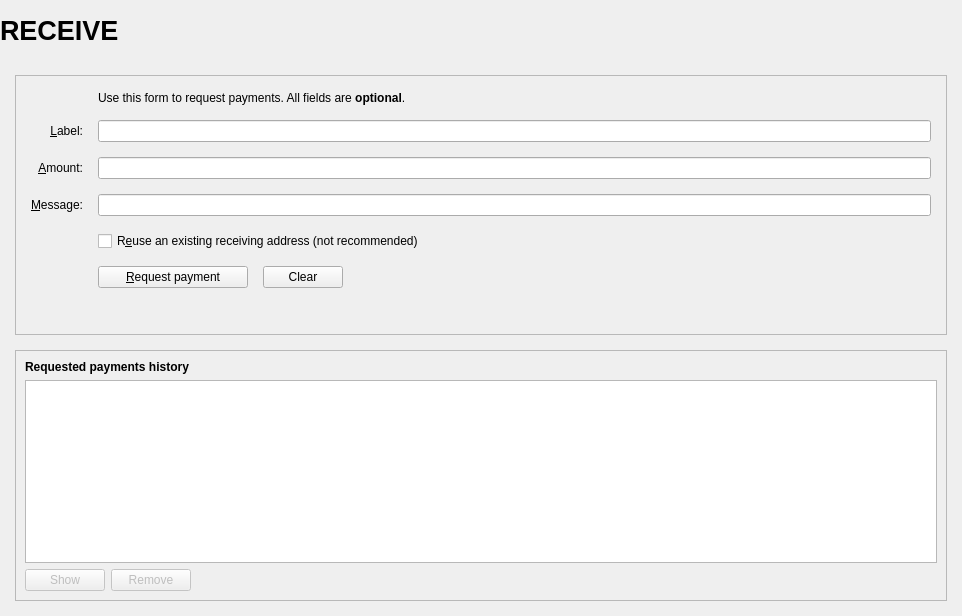
<?xml version="1.0" encoding="UTF-8"?>
<ui version="4.0">
 <class>ReceiveCoinsDialog</class>
 <widget class="QWidget" name="ReceiveCoinsDialog">
  <property name="geometry">
   <rect>
    <x>0</x>
    <y>0</y>
    <width>962</width>
    <height>616</height>
   </rect>
  </property>
  <layout class="QVBoxLayout" name="verticalLayout" stretch="0">
   <property name="leftMargin">
    <number>0</number>
   </property>
   <property name="topMargin">
    <number>0</number>
   </property>
   <property name="rightMargin">
    <number>0</number>
   </property>
   <property name="bottomMargin">
    <number>0</number>
   </property>
   <item>
    <layout class="QVBoxLayout" name="verticalLayout_Master" stretch="0,1">
     <property name="spacing">
      <number>0</number>
     </property>
     <item>
      <widget class="QFrame" name="frame_Header">
       <layout class="QVBoxLayout" name="verticalLayout_8">
        <property name="leftMargin">
         <number>0</number>
        </property>
        <property name="topMargin">
         <number>0</number>
        </property>
        <property name="rightMargin">
         <number>0</number>
        </property>
        <property name="bottomMargin">
         <number>0</number>
        </property>
        <item>
         <layout class="QHBoxLayout" name="horizontalLayout_Header" stretch="1,0,1">
          <item>
           <widget class="QLabel" name="labelOverviewHeaderLeft">
            <property name="minimumSize">
             <size>
              <width>464</width>
              <height>60</height>
             </size>
            </property>
            <property name="maximumSize">
             <size>
              <width>16777215</width>
              <height>60</height>
             </size>
            </property>
            <property name="font">
             <font>
              <pointsize>20</pointsize>
              <weight>75</weight>
              <bold>true</bold>
             </font>
            </property>
            <property name="text">
             <string>RECEIVE</string>
            </property>
           </widget>
          </item>
          <item>
           <spacer name="horizontalSpacer_3">
            <property name="orientation">
             <enum>Qt::Horizontal</enum>
            </property>
            <property name="sizeHint" stdset="0">
             <size>
              <width>40</width>
              <height>20</height>
             </size>
            </property>
           </spacer>
          </item>
          <item>
           <widget class="QLabel" name="labelOverviewHeaderRight">
            <property name="minimumSize">
             <size>
              <width>250</width>
              <height>55</height>
             </size>
            </property>
            <property name="maximumSize">
             <size>
              <width>250</width>
              <height>55</height>
             </size>
            </property>
            <property name="font">
             <font>
              <pointsize>14</pointsize>
             </font>
            </property>
            <property name="text">
             <string/>
            </property>
            <property name="alignment">
             <set>Qt::AlignRight|Qt::AlignTrailing|Qt::AlignVCenter</set>
            </property>
           </widget>
          </item>
         </layout>
        </item>
       </layout>
      </widget>
     </item>
     <item>
      <widget class="QFrame" name="frame_BG">
       <layout class="QVBoxLayout" name="verticalLayout_5">
        <property name="spacing">
         <number>15</number>
        </property>
        <property name="leftMargin">
         <number>15</number>
        </property>
        <property name="topMargin">
         <number>15</number>
        </property>
        <property name="rightMargin">
         <number>15</number>
        </property>
        <property name="bottomMargin">
         <number>15</number>
        </property>
        <item>
         <widget class="QFrame" name="frame2">
          <property name="sizePolicy">
           <sizepolicy hsizetype="Preferred" vsizetype="Expanding">
            <horstretch>0</horstretch>
            <verstretch>0</verstretch>
           </sizepolicy>
          </property>
          <property name="frameShape">
           <enum>QFrame::StyledPanel</enum>
          </property>
          <property name="frameShadow">
           <enum>QFrame::Sunken</enum>
          </property>
          <layout class="QVBoxLayout" name="verticalLayout_3">
           <property name="spacing">
            <number>15</number>
           </property>
           <property name="leftMargin">
            <number>15</number>
           </property>
           <property name="topMargin">
            <number>15</number>
           </property>
           <property name="rightMargin">
            <number>15</number>
           </property>
           <property name="bottomMargin">
            <number>15</number>
           </property>
           <item>
            <layout class="QGridLayout" name="gridLayout">
             <item row="7" column="2">
              <widget class="QCheckBox" name="reuseAddress">
               <property name="toolTip">
                <string>Reuse one of the previously used receiving addresses.&lt;br&gt;Reusing addresses has security and privacy issues.&lt;br&gt;Do not use this unless re-generating a payment request made before.</string>
               </property>
               <property name="text">
                <string>R&amp;euse an existing receiving address (not recommended)</string>
               </property>
              </widget>
             </item>
             <item row="7" column="0">
              <widget class="QLabel" name="label_4">
               <property name="text">
                <string/>
               </property>
              </widget>
             </item>
             <item row="6" column="0">
              <widget class="QLabel" name="label_3">
               <property name="toolTip">
                <string>An optional message to attach to the payment request, which will be displayed when the request is opened. Note: The message will not be sent with the payment over the XVIC network.</string>
               </property>
               <property name="text">
                <string>&amp;Message:</string>
               </property>
               <property name="alignment">
                <set>Qt::AlignRight|Qt::AlignTrailing|Qt::AlignVCenter</set>
               </property>
               <property name="buddy">
                <cstring>reqMessage</cstring>
               </property>
              </widget>
             </item>
             <item row="4" column="2">
              <widget class="QLineEdit" name="reqLabel">
               <property name="toolTip">
                <string>An optional label to associate with the new receiving address.</string>
               </property>
              </widget>
             </item>
             <item row="6" column="2">
              <widget class="QLineEdit" name="reqMessage">
               <property name="toolTip">
                <string>An optional message to attach to the payment request, which will be displayed when the request is opened.&lt;br&gt;Note: The message will not be sent with the payment over the XVIC network.</string>
               </property>
              </widget>
             </item>
             <item row="2" column="2">
              <widget class="QLabel" name="label_5">
               <property name="text">
                <string>Use this form to request payments. All fields are &lt;b&gt;optional&lt;/b&gt;.</string>
               </property>
              </widget>
             </item>
             <item row="4" column="0">
              <widget class="QLabel" name="label_2">
               <property name="toolTip">
                <string>An optional label to associate with the new receiving address.</string>
               </property>
               <property name="text">
                <string>&amp;Label:</string>
               </property>
               <property name="alignment">
                <set>Qt::AlignRight|Qt::AlignTrailing|Qt::AlignVCenter</set>
               </property>
               <property name="buddy">
                <cstring>reqLabel</cstring>
               </property>
              </widget>
             </item>
             <item row="5" column="0">
              <widget class="QLabel" name="label">
               <property name="toolTip">
                <string>An optional amount to request. Leave this empty or zero to not request a specific amount.</string>
               </property>
               <property name="text">
                <string>&amp;Amount:</string>
               </property>
               <property name="alignment">
                <set>Qt::AlignRight|Qt::AlignTrailing|Qt::AlignVCenter</set>
               </property>
               <property name="buddy">
                <cstring>reqAmount</cstring>
               </property>
              </widget>
             </item>
             <item row="5" column="2">
              <widget class="BitcoinAmountField" name="reqAmount">
               <property name="minimumSize">
                <size>
                 <width>80</width>
                 <height>0</height>
                </size>
               </property>
               <property name="toolTip">
                <string>An optional amount to request. Leave this empty or zero to not request a specific amount.</string>
               </property>
              </widget>
             </item>
             <item row="8" column="0">
              <widget class="QLabel" name="label_7">
               <property name="text">
                <string/>
               </property>
              </widget>
             </item>
             <item row="8" column="2">
              <layout class="QHBoxLayout" name="horizontalLayout">
               <item>
                <widget class="QPushButton" name="receiveButton">
                 <property name="minimumSize">
                  <size>
                   <width>150</width>
                   <height>0</height>
                  </size>
                 </property>
                 <property name="text">
                  <string>&amp;Request payment</string>
                 </property>
                 <property name="icon">
                  <iconset resource="../xvic.qrc">
                   <normaloff>:/icons/receiving_addresses</normaloff>:/icons/receiving_addresses</iconset>
                 </property>
                </widget>
               </item>
               <item>
                <widget class="QPushButton" name="clearButton">
                 <property name="sizePolicy">
                  <sizepolicy hsizetype="Minimum" vsizetype="Fixed">
                   <horstretch>0</horstretch>
                   <verstretch>0</verstretch>
                  </sizepolicy>
                 </property>
                 <property name="toolTip">
                  <string>Clear all fields of the form.</string>
                 </property>
                 <property name="text">
                  <string>Clear</string>
                 </property>
                 <property name="icon">
                  <iconset resource="../xvic.qrc">
                   <normaloff>:/icons/remove</normaloff>:/icons/remove</iconset>
                 </property>
                 <property name="autoDefault">
                  <bool>false</bool>
                 </property>
                </widget>
               </item>
               <item>
                <spacer name="horizontalSpacer">
                 <property name="orientation">
                  <enum>Qt::Horizontal</enum>
                 </property>
                 <property name="sizeHint" stdset="0">
                  <size>
                   <width>40</width>
                   <height>20</height>
                  </size>
                 </property>
                </spacer>
               </item>
              </layout>
             </item>
             <item row="9" column="2">
              <spacer name="verticalSpacer">
               <property name="orientation">
                <enum>Qt::Vertical</enum>
               </property>
               <property name="sizeHint" stdset="0">
                <size>
                 <width>20</width>
                 <height>40</height>
                </size>
               </property>
              </spacer>
             </item>
            </layout>
           </item>
          </layout>
         </widget>
        </item>
        <item>
         <widget class="QFrame" name="frame">
          <property name="sizePolicy">
           <sizepolicy hsizetype="Preferred" vsizetype="Expanding">
            <horstretch>0</horstretch>
            <verstretch>0</verstretch>
           </sizepolicy>
          </property>
          <property name="frameShape">
           <enum>QFrame::StyledPanel</enum>
          </property>
          <property name="frameShadow">
           <enum>QFrame::Raised</enum>
          </property>
          <layout class="QVBoxLayout" name="verticalLayout_2">
           <item>
            <widget class="QLabel" name="label_6">
             <property name="font">
              <font>
               <weight>75</weight>
               <bold>true</bold>
              </font>
             </property>
             <property name="text">
              <string>Requested payments history</string>
             </property>
            </widget>
           </item>
           <item>
            <widget class="QTableView" name="recentRequestsView">
             <property name="palette">
              <palette>
               <active>
                <colorrole role="Text">
                 <brush brushstyle="SolidPattern">
                  <color alpha="255">
                   <red>51</red>
                   <green>51</green>
                   <blue>51</blue>
                  </color>
                 </brush>
                </colorrole>
               </active>
               <inactive>
                <colorrole role="Text">
                 <brush brushstyle="SolidPattern">
                  <color alpha="255">
                   <red>51</red>
                   <green>51</green>
                   <blue>51</blue>
                  </color>
                 </brush>
                </colorrole>
               </inactive>
               <disabled>
                <colorrole role="Text">
                 <brush brushstyle="SolidPattern">
                  <color alpha="255">
                   <red>85</red>
                   <green>85</green>
                   <blue>85</blue>
                  </color>
                 </brush>
                </colorrole>
               </disabled>
              </palette>
             </property>
             <property name="contextMenuPolicy">
              <enum>Qt::CustomContextMenu</enum>
             </property>
             <property name="tabKeyNavigation">
              <bool>false</bool>
             </property>
             <property name="sortingEnabled">
              <bool>true</bool>
             </property>
            </widget>
           </item>
           <item>
            <layout class="QHBoxLayout" name="horizontalLayout_2">
             <item>
              <widget class="QPushButton" name="showRequestButton">
               <property name="enabled">
                <bool>false</bool>
               </property>
               <property name="toolTip">
                <string>Show the selected request (does the same as double clicking an entry)</string>
               </property>
               <property name="text">
                <string>Show</string>
               </property>
               <property name="icon">
                <iconset resource="../xvic.qrc">
                 <normaloff>:/icons/edit</normaloff>:/icons/edit</iconset>
               </property>
               <property name="autoDefault">
                <bool>false</bool>
               </property>
              </widget>
             </item>
             <item>
              <widget class="QPushButton" name="removeRequestButton">
               <property name="enabled">
                <bool>false</bool>
               </property>
               <property name="toolTip">
                <string>Remove the selected entries from the list</string>
               </property>
               <property name="text">
                <string>Remove</string>
               </property>
               <property name="icon">
                <iconset resource="../xvic.qrc">
                 <normaloff>:/icons/remove</normaloff>:/icons/remove</iconset>
               </property>
               <property name="autoDefault">
                <bool>false</bool>
               </property>
              </widget>
             </item>
             <item>
              <spacer name="horizontalSpacer_2">
               <property name="orientation">
                <enum>Qt::Horizontal</enum>
               </property>
               <property name="sizeHint" stdset="0">
                <size>
                 <width>40</width>
                 <height>20</height>
                </size>
               </property>
              </spacer>
             </item>
            </layout>
           </item>
          </layout>
         </widget>
        </item>
       </layout>
      </widget>
     </item>
    </layout>
   </item>
  </layout>
 </widget>
 <customwidgets>
  <customwidget>
   <class>BitcoinAmountField</class>
   <extends>QLineEdit</extends>
   <header>bitcoinamountfield.h</header>
   <container>1</container>
  </customwidget>
 </customwidgets>
 <tabstops>
  <tabstop>reqLabel</tabstop>
  <tabstop>reqAmount</tabstop>
  <tabstop>reqMessage</tabstop>
  <tabstop>reuseAddress</tabstop>
  <tabstop>receiveButton</tabstop>
  <tabstop>clearButton</tabstop>
  <tabstop>recentRequestsView</tabstop>
  <tabstop>showRequestButton</tabstop>
  <tabstop>removeRequestButton</tabstop>
 </tabstops>
 <resources>
  <include location="../xvic.qrc"/>
 </resources>
 <connections/>
</ui>
